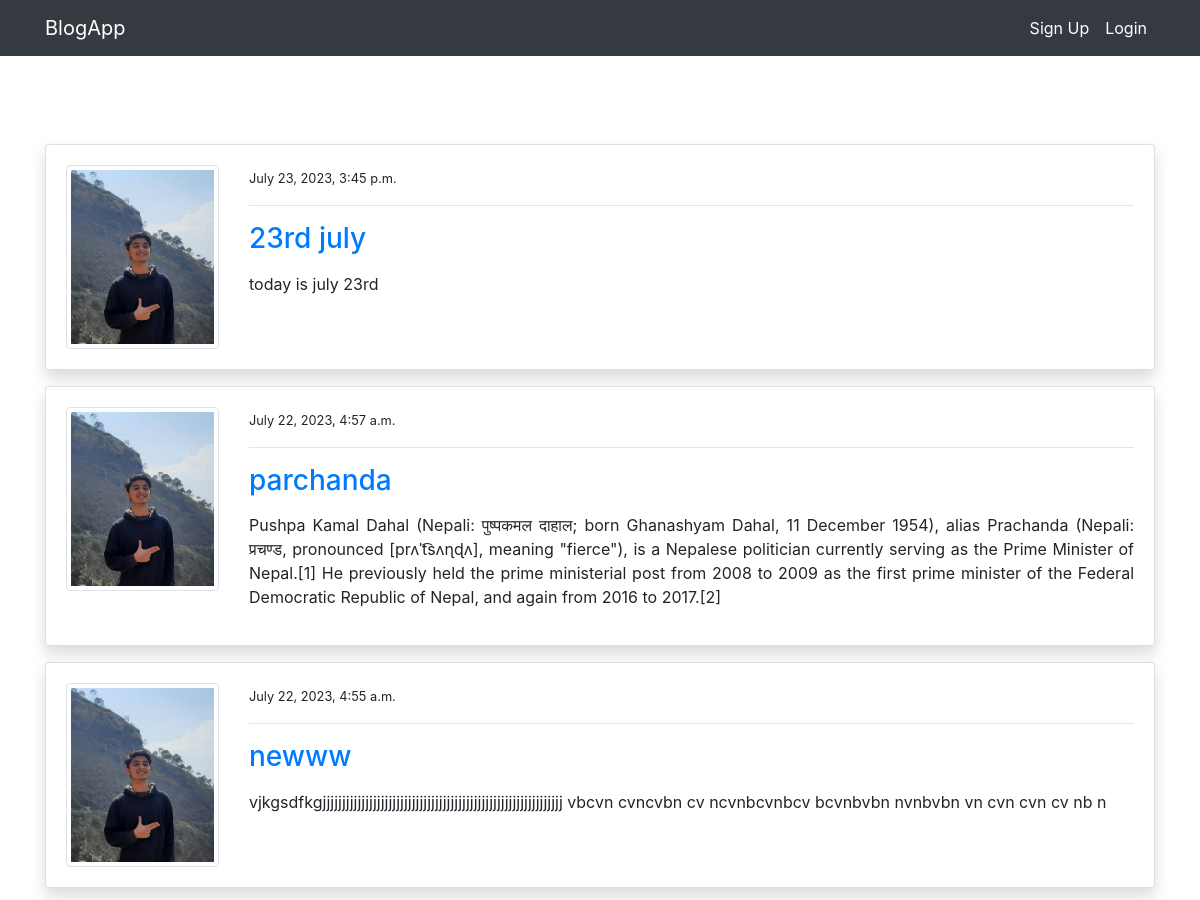
/ (upper part), run on an earlier commit of the app's database.
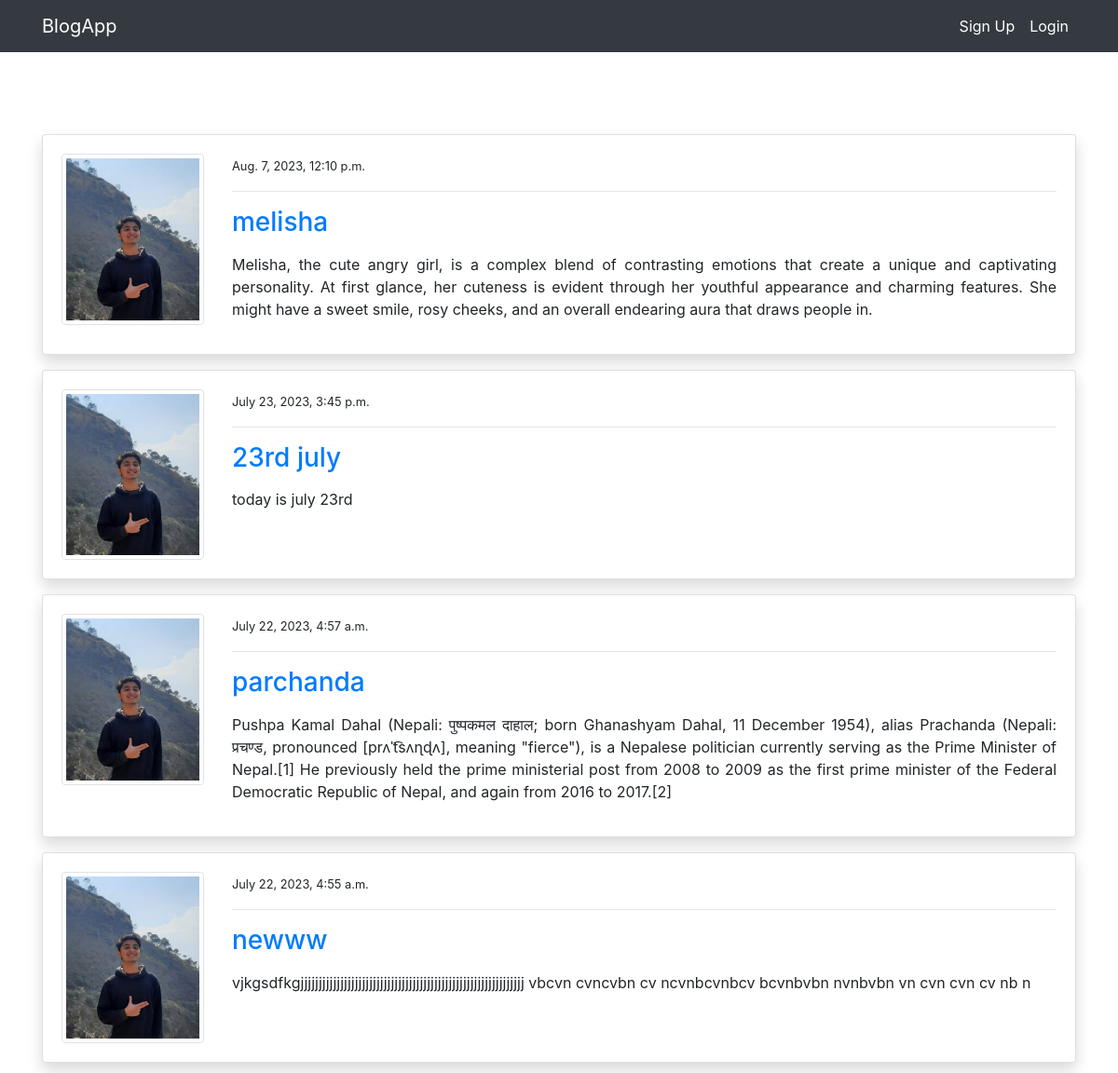
And on a later commit of the database.
### myblog/models.py (models this page shows, shortened)
class BlogModel(models.Model):
    title = models.CharField(max_length=100)
    content = models.TextField()
    author = models.ForeignKey(User,on_delete=models.CASCADE)
    date_created = models.DateTimeField(auto_now_add=True)
    class Meta:
        ordering = ('-date_created',)

### Accounts/models.py (models this page shows, shortened)
class AccountModel(models.Model):
    user = models.OneToOneField(User, on_delete=models.CASCADE)
    image=models.ImageField(default='default.png',upload_to='account' , validators=[FileExtensionValidator(['png','jpg','jpeg'])])

### myblog/views.py (the view)
# urls.py: path('',views.ShowBlogs, name='ShowBlogs'),
def ShowBlogs(request):
    posts = BlogModel.objects.all()
    if request.method == 'POST':
        form =  BlogModelForm(request.POST)
        if form.is_valid():
            instance = form.save(commit=False)
            instance.author = request.user
            instance.save()
            return redirect('ShowBlogs')
    else:
        form =  BlogModelForm()
    context = {
        'posts':posts,
        'form':form
    }
    return render(request ,'blogs/index.html' , context)

### templates/blogs/index.html (shortened to what this page needs)
{% extends 'baseFiles/base.html' %}
{% load crispy_forms_tags %}
{% block content %}
<div class="container">
    <div class="row mt-5 pt-5">
        <div class="col-md-12">
            {% for post in posts %}
            <div class="card shadow mb-3 ">
                <div class="card-body">
                    <div class="row">
                        <div class="col-md-2">
                           <small> <img class="img-thumbnail" src="{{post.author.accountmodel.image.url}}" alt="image1"></small>
                        </div>
                        <div class="col-md-10">
                            <small>{{post.date_created}} </small>
                            <hr>
                            <a href="{% url 'post_details' post.id %}" class="h3 text-decoration-none">{{post.title}}</a>
                            <p class="text-justify my-3">{{post.content}}</p>
                        </div>
                    </div>
                </div>
            </div>
            {% endfor %}
        </div>
    </div>
</div>
{% endblock %}

What changed in the data, as far as the page shows it:
added BlogModel: author.accountmodel.image (picture), date_created "Aug. 7, 2023, 12:10 p.m.", title "melisha", content "Melisha, the cute angry girl, is a complex blend of contrasting emotions that create a unique and captivating personality. At first glance, her cuteness is evident through her youthful appearance and charming features. She might have a sweet smile, rosy cheeks, and an overall endearing aura that draws people in."
